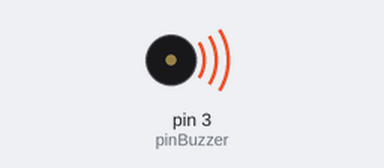
Recording of a sketch running on a simulated Arduino Uno, built with avr-gcc and run on an emulated ATmega328P. Shown: buzzer (waves = sounding).

Above: at 0.2 s.
At 8.94 s:
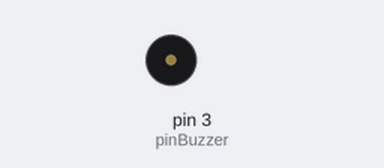
Timing chart, 0 to 9.2 s (numbered marks = the images above):
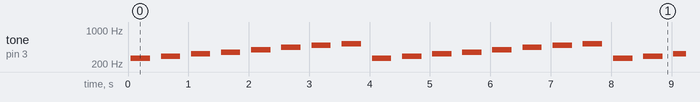

The sketch:

TUTORIAL_Buzzer_2.ino
```cpp
/*
   TUTORIAL PASSIVE BUZZER PADA ARDUINO
   D3 -> Passive Buzzer +
*/

#define pinBuzzer 3 //buzzer pada pin D3

int jeda=200;

void setup() {
  pinMode(pinBuzzer, OUTPUT); //set menjadi output
}

void loop() {
    playTone(261.63, 300); //nada C
    delay(jeda);
    playTone(293.66, 300); //nada D
    delay(jeda);
    playTone(329.63, 300); //nada E
    delay(jeda);
    playTone(349.23, 300); //nada F
    delay(jeda);
    playTone(392, 300); //nada G
    delay(jeda);
    playTone(440, 300); //nada A
    delay(jeda);
    playTone(493.88, 300); //nada B
    delay(jeda);
    playTone(523.25, 300); //nada C'
    delay(jeda);

}


void playTone(long note, long millisecond) {
  long frequency = note;
  long length = millisecond;
  if (frequency > 0) {
    long delayValue = 1000000 / frequency / 2;
    long numCycles = frequency * length / 1000;
    for (long i = 0; i < numCycles; i++) {
      digitalWrite(pinBuzzer, HIGH);
      delayMicroseconds(delayValue);
      digitalWrite(pinBuzzer, LOW);
      delayMicroseconds(delayValue);
    }
  }
  else delay(millisecond);
}
```

Measured:
- by itself, tone on pin 3 (pinBuzzer): repeats every 4.0 s: silent 0.18 s, 292 Hz 0.32 s, silent 0.18 s, 328 Hz 0.32 s, silent 0.18 s, 348 Hz 0.32 s, silent 0.18 s, 391 Hz 0.32 s, silent 0.18 s, 438 Hz 0.32 s, silent 0.18 s, 491 Hz 0.32 s, silent 0.18 s, 521 Hz 0.32 s, silent 0.18 s, 260 Hz 0.32 s
